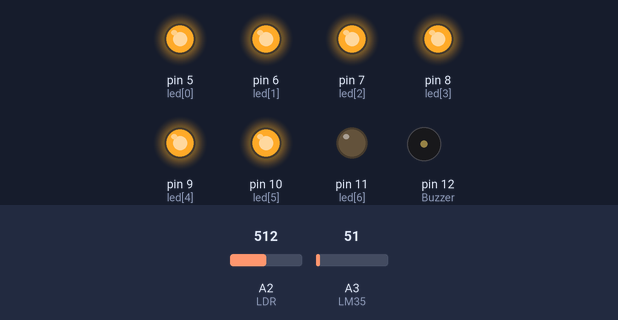
Simulated run of this sketch. Board: Arduino Uno, built with avr-gcc and run on an emulated ATmega328P. On the bench: output pins drawn as LEDs (lit = HIGH), buzzer (waves = sounding, pin HIGH). The test bench sets the inputs (shaded band); at power-on: A3 (LM35) = 51, A2 (LDR) = 512.

Above: at 1.2 s.
1.3 s: A3 (LM35) set to 49
At 2.2 s:
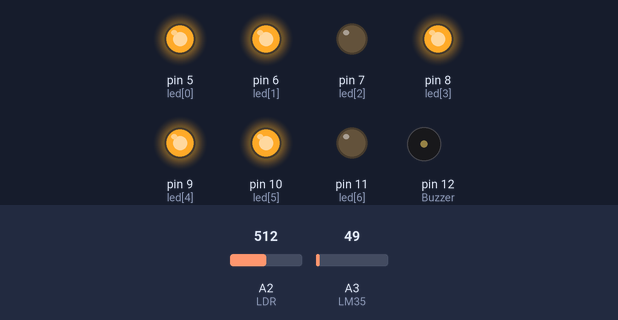
2.8 s: A2 (LDR) set to 486
At 3.4 s:
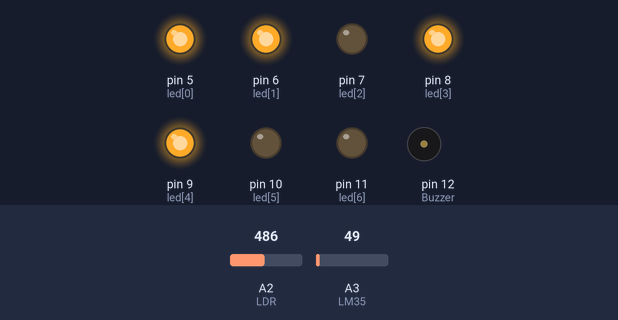
4.3 s: A3 (LM35) set to 61
At 5.5 s:
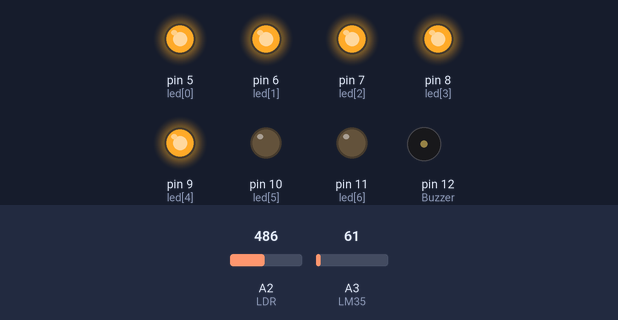
5.8 s: A2 (LDR) set to 413
7.3 s: A2 (LDR) set to 388
At 8.0 s:
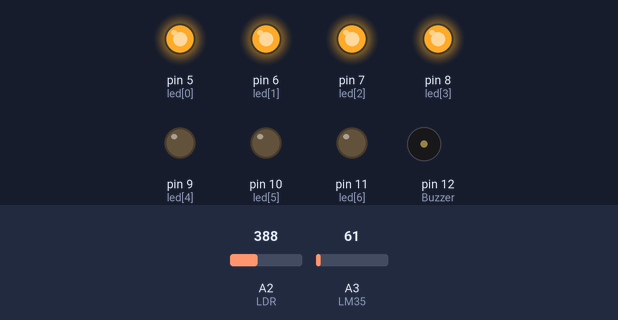
8.8 s: A3 (LM35) set to 30
At 9.1 s:
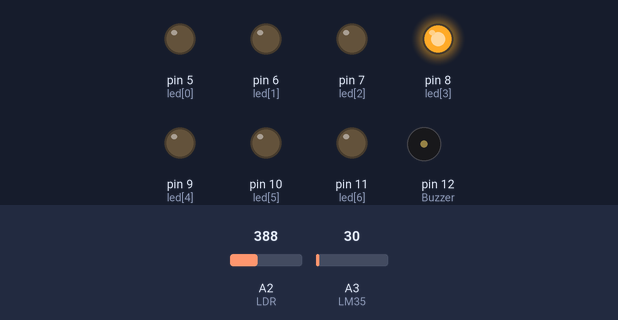
Timing chart, 0 to 11.3 s (numbered marks = the images above; inputs shaded):
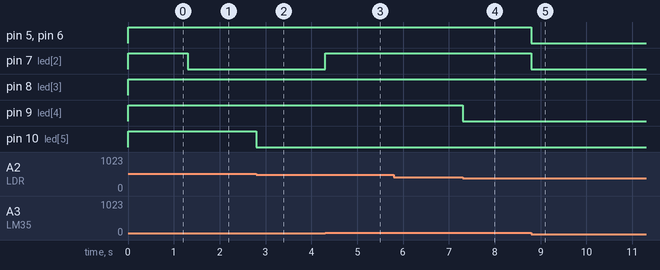

The sketch:

exemplo_alarme_multiproposito.ino
```cpp
const int LDR = 2;
const int LM35 = 3;
const int Buzzer = 12;
const int led[] = {5,6,7,8,9,10,11};
int valorLDR = 0;
int ADCLido = 0;
float temperatura = 0;
int pwm = 0;

void setup(){
  for(int x=0; x<7; x++){
    pinMode(led[x], OUTPUT);
  }
  pinMode(Buzzer, OUTPUT);
}

void loop(){
  valorLDR = analogRead(LDR);
  ADCLido = analogRead(LM35);
  temperatura = ADCLido * 0.48828125;
  if (temperatura > 20.00){
    digitalWrite(led[0], HIGH);
  } else{
    digitalWrite(led[0], LOW);
  }

  if (temperatura > 22.00){
    digitalWrite(led[1], HIGH);
  } else{
    digitalWrite(led[1], LOW);
  }

  if (temperatura > 24.00){
    digitalWrite(led[2], HIGH);
  } else{
    digitalWrite(led[2], LOW);
  }

  if (valorLDR > 500){
    digitalWrite(led[5], HIGH);
  } else{
    digitalWrite(led[5], LOW);
  }

  if (valorLDR > 400){
    digitalWrite(led[4], HIGH);
  } else{
    digitalWrite(led[4], LOW);
  }

  if (valorLDR > 350){
    digitalWrite(led[3], HIGH);
    digitalWrite(led[6], LOW);
    digitalWrite(Buzzer, LOW);
  } else{
    digitalWrite(led[3], LOW);
    digitalWrite(led[6], HIGH);
    digitalWrite(Buzzer, HIGH);
  }
}
```

Measured:
- the behaviour switches between 50 and 49 on A3 (LM35) (found by bisection; images 0 and 1)
- the behaviour switches between 501 and 500 on A2 (LDR) (found by bisection; images 1 and 2)
- the behaviour switches between 401 and 400 on A2 (LDR) (found by bisection; images 3 and 4)
- after the input at 1.3 s, pin 7 (led[2]): HIGH → LOW at once
- after the input at 2.8 s, pin 10 (led[5]): HIGH → LOW at once
- after the input at 4.3 s, pin 7 (led[2]): LOW → HIGH at once
- after the input at 5.8 s, every drawn part: stays the same
- after the input at 7.3 s, pin 9 (led[4]): HIGH → LOW at once
- after the input at 8.8 s, pin 5 (led[0]), pin 6 (led[1]), pin 7 (led[2]): HIGH → LOW at once
